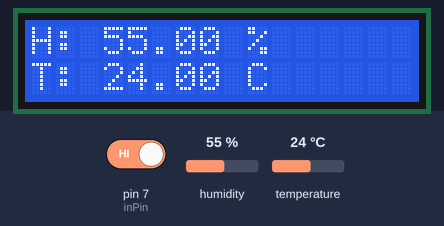
Recording of a sketch running on a simulated Arduino Uno, built with avr-gcc and run on an emulated ATmega328P. Parts: 16×2 character LCD. The test bench sets the inputs (shaded band); at power-on: pin 7 (inPin) HIGH, humidity 55 %, temperature 24 °C.

Above: at 1.2 s.
1.3 s: pin 7 (inPin) driven LOW
At 1.79 s:
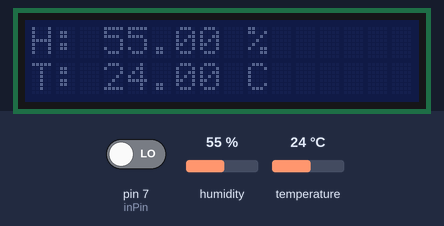
5.0 s: humidity set to 22 %
At 7.04 s:
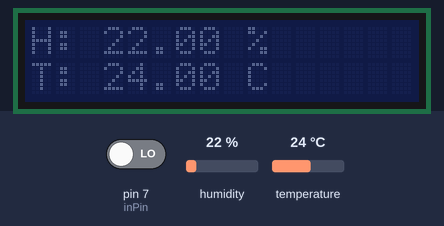
8.3 s: temperature set to 12 °C
At 9.32 s:
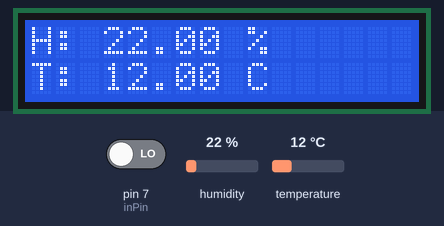
10.6 s: humidity set to 40 %
At 11.61 s:
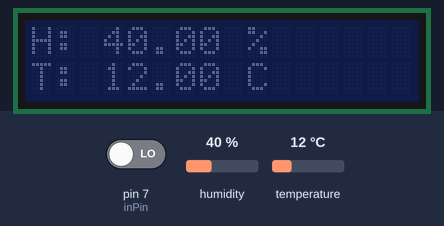
12.9 s: temperature set to 19 °C
At 15.1 s:
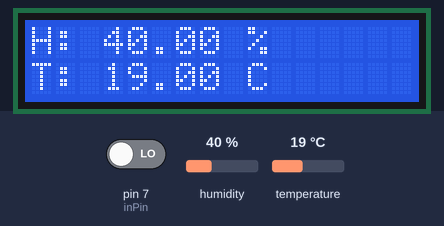
15.2 s: pin 7 (inPin) driven HIGH
Timing chart, 0 to 17.7 s (numbered marks = the images above; inputs shaded):
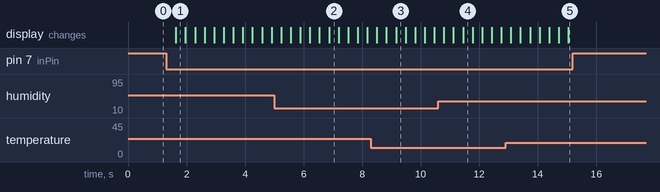

Measured:
- after the input at 1.3 s, the display: changes after 0.33 s (image 1)
- after the input at 5.0 s, the display: first differs from a run without the input after 1.9 s (image 2 shows a later state)
- after the input at 8.3 s, the display: first differs from a run without the input after 0.87 s (image 3 shows a later state)
- after the input at 10.6 s, the display: first differs from a run without the input after 0.85 s (image 4 shows a later state)
- after the input at 12.9 s, the display: first differs from a run without the input after 0.84 s (image 5 shows a later state)
- after the input at 15.2 s, every drawn part: stays the same

The sketch:

modulo-tem-hum-lcd.ino
```cpp
/*
Modulo de temperatura e humidade
VCC - 5v
GND
S - Digital PWM 2
*/

/*
 modulo lcd
GND
VCC - 5V
SDA - A4
SCL - A5

*/

#include <Wire.h>
#include <LiquidCrystal_I2C.h>

// Inicializa o display no endereco 0x3F
LiquidCrystal_I2C lcd(0x3F,2,1,0,4,5,6,7,3, POSITIVE);

#include "DHT.h"
#define DHTPIN 2
#define DHTTYPE DHT11

DHT dht(DHTPIN, DHTTYPE);

int inPin = 7;   // choose the input pin (for a pushbutton)
int val = 0;     // variable for reading the pin status
int light = 0;

void setup(){

  dht.begin();
  lcd.begin (16,2);
  pinMode(inPin, INPUT);    // declare pushbutton as input
  lcd.setBacklight(HIGH);

}

void loop(){

  val = digitalRead(inPin);  // read input value
  if (val == LOW) {         // check if the input is HIGH (button released)
    if (light == 0) {
      light = 1;
      lcd.setBacklight(HIGH);
    } else {
      light = 0;
      lcd.setBacklight(LOW);
    }
    delay(300);
  }

  float h = dht.readHumidity();
  float t = dht.readTemperature();

  if (isnan(t) || isnan(h)) {
    lcd.setCursor(0,0);
    lcd.print("Failed to read DHT11");

  } else {

    lcd.setCursor(0,0);
    lcd.print("H: ");
    lcd.setCursor(3,0);
    lcd.print(h);
    lcd.setCursor(9,0);
    lcd.print("%");

    lcd.setCursor(0,1);
    lcd.print("T: ");
    lcd.setCursor(3,1);
    lcd.print(t);
    lcd.setCursor(9,1);
    lcd.print("C");
  }

}
```
